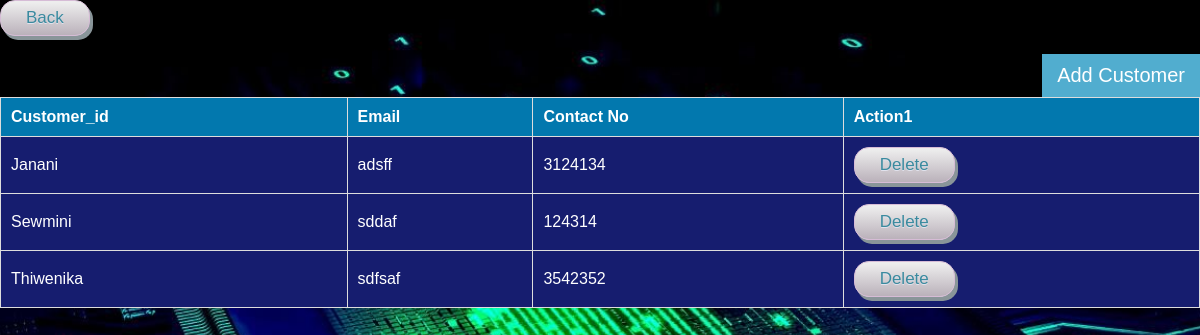
/admin/customerdetails.php (signed in), run on the app's committed database.
### tables this page shows
CREATE TABLE IF NOT EXISTS `customer` (
  `customer_id` varchar(20) NOT NULL COMMENT 'A01',
  `first_name` varchar(60) NOT NULL,
  `last_name` varchar(60) NOT NULL,
  `email` varchar(60) NOT NULL,
  `contact_no` int(20) NOT NULL,
  `address` varchar(60) NOT NULL,
  `password` varchar(20) NOT NULL,
  PRIMARY KEY (`customer_id`)
);

### admin/customerdetails.php (the view, shortened to what this page needs)
<?php
    include_once 'connect.php';
?>
<html>
    <head>
        <link rel="stylesheet" type="text/css" href="../dashboard/dashboard.css">
    </head>
    <body class="body1">
    <a href="dashboard3.php"><button class="detail" >Back</button></a><br ><br >
        <button class="createbtn" onclick="openForm()">Add Customer</button>
         <div class="details1">
            <table class="details">
                <tr>
                    <th>Customer_id</th>
                    <th>Email</th>
                    <th>Contact No</th>
                    <th>Action1</th>
                </tr>
                <?php
                        $result = mysqli_query($conn,"SELECT customer_id,email,contact_no FROM customer");
                        while($row = mysqli_fetch_array($result)) {
                    ?>
                        <tr class="details2">
                        <td><?php echo $row["customer_id"]; ?></td>
                        <td><?php echo $row["email"]; ?></td>
                        <td><?php echo $row["contact_no"]; ?></td>
                        <td><a href="delete-process.php?customer_id=<?php echo $row["customer_id"]; ?>"><button class="detail">Delete</button></a></td>
                        </tr>
                    <?php
                    }
                    ?>
            </table>
    </body>
    </html>

### dashboard/dashboard.css (style rules this page uses)
body { margin:0; padding:0; background-size:cover; background-position:center; font-family:sans-serif; }
.createbtn { font-size: 20px; cursor: pointer; background-color: #51adcf; color: white; padding: 10px 15px; border: none; float:right; }
a { color: dodgerblue; }
.details { font-family: Arial, Helvetica, sans-serif; border-collapse: collapse; width: 100%; }
.details th { padding-top: 12px; padding-bottom: 12px; text-align: left; background-color: #0278ae; color: white; }
.details tr { padding-top: 12px; padding-bottom: 12px; text-align: left; background-color: #161d6f; color: white; }
.details th,.details td { border:1px solid #ddd; padding: 10px; text-align: justify; }
.details1 { width: 100%; }
.detail { box-shadow: 3px 4px 0px 0px #899599; background:linear-gradient(to bottom, #ededed 5%, #bab1ba 100%); background-color:#ededed; border-radius:15px; border:1px solid #d6bcd6; display:inline-block; cursor:pointer; color:#3a8a9e; font-family:Arial; font-size:17px; padding:7px 25px; text-decoration:none; text-shadow:0px 1px 0px #e1e2ed; }

### admin/customerdetails.php (style rules this page uses)
body { background-image: url('../home/images/bg3.jpg'); }

### data on the page
customer: customer_id "Janani", email "adsff", contact_no "3124134"
customer: customer_id "Sewmini", email "sddaf", contact_no "124314"
customer: customer_id "Thiwenika", email "sdfsaf", contact_no "3542352"
